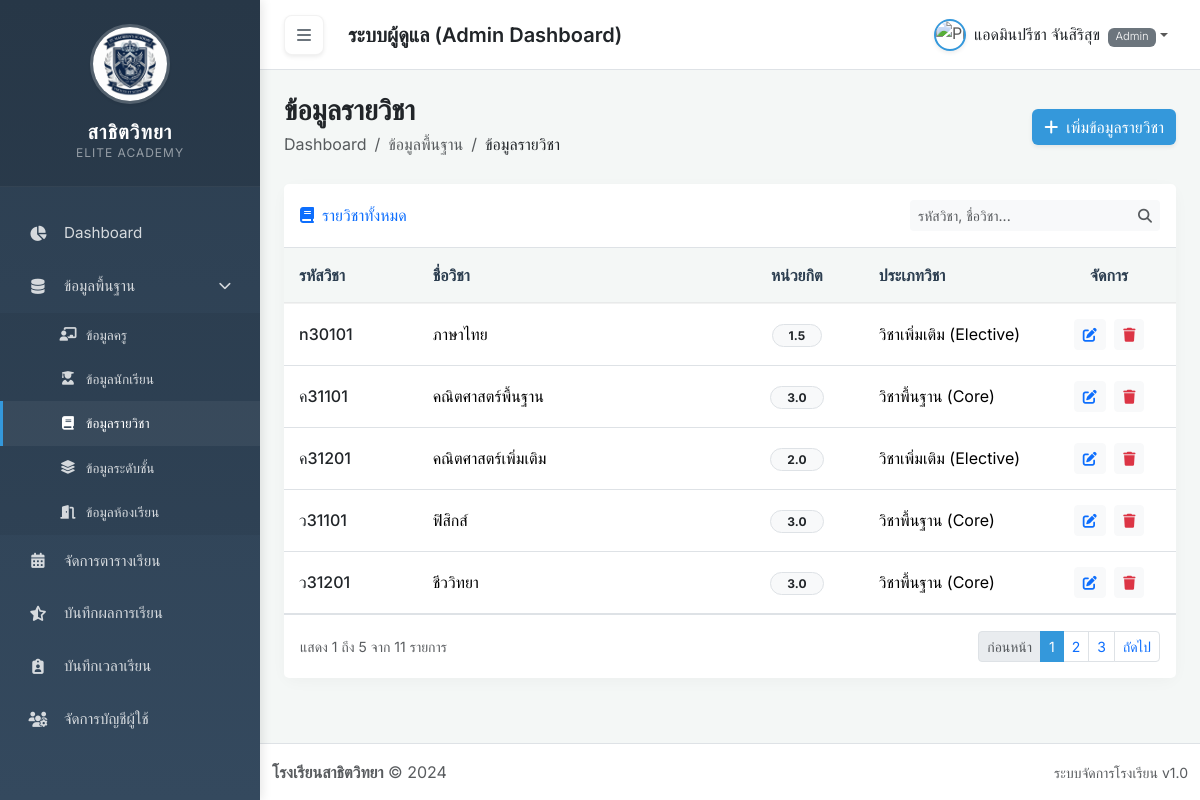
The page /master-subject.php (signed in) on the database its author committed.
### tables this page shows
CREATE TABLE `subjects` (
  `id` int(11) NOT NULL,
  `subject_code` varchar(20) NOT NULL,
  `name` varchar(150) NOT NULL,
  `credit` decimal(3,1) NOT NULL DEFAULT 1.0,
  `type` enum('core','elective') DEFAULT 'core'
);

### master-subject.php (the view, shortened to what this page needs)
<?php
include 'includes/header.php';
require_once 'includes/db.php';
?>
<div class="d-flex flex-column flex-md-row justify-content-between align-items-md-center mb-4 gap-3">
    <div>
        <h3 class="text-dark fw-bold mb-0">ข้อมูลรายวิชา</h3>
        <nav aria-label="breadcrumb">
            <ol class="breadcrumb mb-0 py-1">
                <li class="breadcrumb-item"><a href="index.php" class="text-decoration-none text-muted">Dashboard</a></li>
                <li class="breadcrumb-item text-muted">ข้อมูลพื้นฐาน</li>
                <li class="breadcrumb-item active" aria-current="page"><a href="master-subject.php" class="text-dark text-decoration-none">ข้อมูลรายวิชา</a></li>
            </ol>
        </nav>
    </div>
    <div>
        <button class="btn btn-primary shadow-sm" style="background-color: var(--accent-color); border: none;" data-bs-toggle="modal" data-bs-target="#addSubjectModal">
            <i class="fas fa-plus me-2"></i>เพิ่มข้อมูลรายวิชา
        </button>
    </div>
</div>
<?php
$limit = 5;
$page = isset($_GET['page']) && is_numeric($_GET['page']) && $_GET['page'] > 0 ? (int)$_GET['page'] : 1;
$offset = ($page - 1) * $limit;
$whereClause = " WHERE 1=1";
$countSql = "SELECT COUNT(*) FROM subjects" . $whereClause;
$stmtCount = $pdo->prepare($countSql);
$stmtCount->execute();
$totalRecords = $stmtCount->fetchColumn();
$totalPages = ceil($totalRecords / $limit);
$sql = "SELECT * FROM subjects " . $whereClause . " ORDER BY subject_code ASC LIMIT :limit OFFSET :offset";
$stmt = $pdo->prepare($sql);
$stmt->bindValue(':limit', $limit, PDO::PARAM_INT);
$stmt->bindValue(':offset', $offset, PDO::PARAM_INT);
$stmt->execute();
$subjects = $stmt->fetchAll();
?>
<div class="card shadow-sm-light">
    <div class="card-header bg-white py-3 d-flex flex-column flex-md-row justify-content-between align-items-md-center border-bottom gap-3">
        <h6 class="m-0 font-weight-bold text-primary"><i class="fas fa-book me-2"></i>รายวิชาทั้งหมด</h6>
        <form method="GET" action="master-subject.php" class="d-flex align-items-center gap-2">
            <div class="input-group" style="width: 250px;">
                <input type="text" name="search" class="form-control form-control-sm bg-light border-0" placeholder="รหัสวิชา, ชื่อวิชา..." value="<?= htmlspecialchars($_GET['search'] ?? '') ?>">
                <button class="btn btn-sm btn-light border-0" type="submit"><i class="fas fa-search text-muted"></i></button>
            </div>
        </form>
    </div>
    <div class="card-body p-0">
        <div class="table-responsive">
            <table class="table table-custom table-hover align-middle mb-0">
                <thead>
                    <tr>
                        <th width="15%">รหัสวิชา</th>
                        <th width="35%">ชื่อวิชา</th>
                        <th width="15%" class="text-center">หน่วยกิต</th>
                        <th width="20%">ประเภทวิชา</th>
                        <th width="15%" class="text-center">จัดการ</th>
                    </tr>
                </thead>
                <tbody>
                    <?php
                    if (count($subjects) > 0) {
                        foreach ($subjects as $sub) {
                    ?>
                     <tr>
                         <td><span class="fw-medium text-dark"><?= htmlspecialchars($sub['subject_code']) ?></span></td>
                         <td><?= htmlspecialchars($sub['name']) ?></td>
                         <td class="text-center"><span class="badge bg-light text-dark border rounded-pill px-3"><?= htmlspecialchars($sub['credit']) ?></span></td>
                         <td><?= $sub['type'] === 'core' ? 'วิชาพื้นฐาน (Core)' : 'วิชาเพิ่มเติม (Elective)' ?></td>
                         <td class="text-center">
                             <button type="button" class="btn btn-sm btn-light text-primary me-1" onclick='openEditModal(<?= json_encode($sub) ?>)' data-bs-toggle="modal" data-bs-target="#editSubjectModal"><i class="fas fa-edit"></i></button>
                             <form action="api/subject_actions.php" method="POST" class="d-inline" onsubmit="return confirm('ยืนยันการลบรายวิชานี้?');">
                                 <button type="submit" class="btn btn-sm btn-light text-danger"><i class="fas fa-trash"></i></button>
                             </form>
                         </td>
                     </tr>
                    <?php
                        }
                    } else {
                        echo "<tr><td colspan='5' class='text-center py-5 text-muted'><i class='fas fa-info-circle mb-2' style='font-size: 24px; opacity: 0.5;'></i><br>ไม่มีข้อมูลรายวิชา</td></tr>";
                    }
                    ?>
                </tbody>
            </table>
        </div>
    </div>
    <div class="card-footer bg-white border-top py-3 d-flex justify-content-between align-items-center">
        <?php
        $startItem = ($totalRecords > 0) ? $offset + 1 : 0;
        $endItem = min($offset + $limit, $totalRecords);
        ?>
        <small class="text-muted">แสดง <?= $startItem ?> ถึง <?= $endItem ?> จาก <?= $totalRecords ?> รายการ</small>
        <nav aria-label="Page navigation">
            <ul class="pagination pagination-sm mb-0">
                <?php
                function buildParams($p) {
                    $q = $_GET;
                    $q['page'] = $p;
                    return '?' . http_build_query($q);
                }
                ?>
                <li class="page-item <?= ($page <= 1) ? 'disabled' : '' ?>">
                    <a class="page-link" href="<?= ($page <= 1) ? '#' : buildParams($page - 1) ?>">ก่อนหน้า</a>
                </li>
                <?php
                $maxPagesToShow = 5;
                $startPage = max(1, $page - floor($maxPagesToShow / 2));
                $endPage = min($totalPages, max(1, $startPage + $maxPagesToShow - 1));
                if ($endPage - $startPage + 1 < $maxPagesToShow) {
                    $startPage = max(1, $endPage - $maxPagesToShow + 1);
                }
                for ($i = $startPage; $i <= $endPage; $i++):
                ?>
                    <li class="page-item <?= ($page == $i) ? 'active' : '' ?>" <?= ($page == $i) ? 'style="--bs-pagination-active-bg: var(--accent-color); --bs-pagination-active-border-color: var(--accent-color);"' : '' ?>>
                        <a class="page-link" href="<?= buildParams($i) ?>"><?= $i ?></a>
                    </li>
                <?php endfor; ?>
                <li class="page-item <?= ($page >= $totalPages || $totalPages == 0) ? 'disabled' : '' ?>">
                    <a class="page-link" href="<?= ($page >= $totalPages || $totalPages == 0) ? '#' : buildParams($page + 1) ?>">ถัดไป</a>
                </li>
            </ul>
        </nav>
    </div>
</div>
<?php include 'includes/footer.php'; ?>

### assets/css/style.css (style rules this page uses)
:root { --primary-color: #2c3e50; --secondary-color: #34495e; --accent-color: #3498db; --accent-light: #ebf5fb; --text-dark: #2c3e50; --text-muted: #7f8c8d; --bg-color: #f4f7f6; --surface-color: #ffffff; --sidebar-width: 260px; --sidebar-collapsed-width: 70px; --transition-speed: 0.3s; --bs-primary: #2c3e50; --bs-info: #3498db; }
body { font-family: 'Inter', 'Prompt', sans-serif; background-color: var(--bg-color); color: var(--text-dark); overflow-x: hidden; }
.card { border: none; border-radius: 12px; box-shadow: 0 4px 15px rgba(0,0,0,0.03); transition: transform 0.2s, box-shadow 0.2s; background: var(--surface-color); }
.table-custom th { background-color: var(--bg-color); color: var(--text-dark); font-weight: 600; border-bottom: 2px solid rgba(0,0,0,0.05); padding: 15px; }
.table-custom td { padding: 15px; vertical-align: middle; }

### rows shown on the page
subjects: subject_code "n30101", name "ภาษาไทย", credit "1.5", type "วิชาเพิ่มเติม (Elective)"
subjects: subject_code "ค31101", name "คณิตศาสตร์พื้นฐาน", credit "3.0", type "วิชาพื้นฐาน (Core)"
subjects: subject_code "ค31201", name "คณิตศาสตร์เพิ่มเติม", credit "2.0", type "วิชาเพิ่มเติม (Elective)"
subjects: subject_code "ว31101", name "ฟิสิกส์", credit "3.0", type "วิชาพื้นฐาน (Core)"
subjects: subject_code "ว31201", name "ชีววิทยา", credit "3.0", type "วิชาพื้นฐาน (Core)"

### other values the page prints
$_SESSION['full_name'] "แอดมินปรีชา จันสิริสุข"
$_SESSION['role'] "Admin"
$startItem "1"
$endItem "5"
$totalRecords "11"
